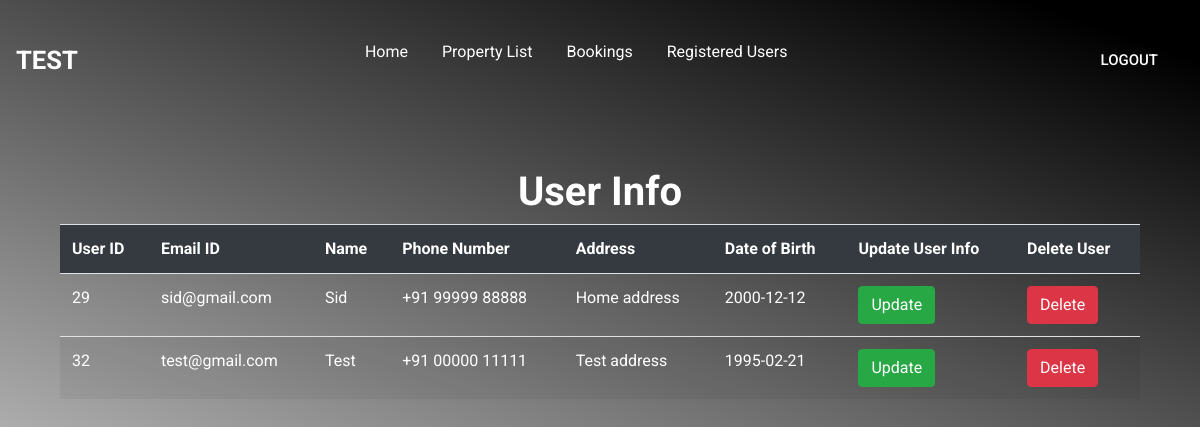
Page /php/bookings.php (signed in) on the committed database.
### tables this page shows
CREATE TABLE `registerinfo` (
  `id` int(11) NOT NULL,
  `email` varchar(255) NOT NULL,
  `password` varchar(255) NOT NULL,
  `name` varchar(255) NOT NULL,
  `phone` varchar(255) NOT NULL,
  `address` text NOT NULL,
  `dob` date NOT NULL
);

### php/bookings.php (the view, shortened to what this page needs)
<!DOCTYPE html>
<html>
<head>
	 <link rel="stylesheet" href="https://maxcdn.bootstrapcdn.com/bootstrap/4.5.2/css/bootstrap.min.css">
</head>
<body>
	<header>
			<nav class = "navbar">
				<div class = "logo">
					<a href="#"><?php echo $_SESSION['name']; ?></a>
				</div>
				<div class = "menu">
					<ul>
						<li><a href="manager_loggedin.php">Home</a></li>
						<li><a href="properties.php">Property List</a></li>
						<li><a href="bookings.php">Bookings</a></li>
						<li><a href="users.php">Registered Users</a></li>
					</ul>
				</div>
				<div class = "contact_btn">
					<a href="managerlogout.php">LOGOUT </a>
				</div>
			</nav>
		<div class = "container">
			<div class = "col-lg-12">
				<br><br>
				<h1 class = "text-center"><strong>User Info</strong></h1>
				<table class = "table table-striped table-hover">
				<tr class = "bg-dark text-white">
					<td> <strong>User ID</strong> </td>
					<td> <strong>Email ID</strong> </td>
					<td> <strong>Name</strong> </td>
					<td> <strong>Phone Number</strong> </td>
					<td> <strong>Address</strong> </td>
					<td> <strong>Date of Birth</strong></td>
					<td> <strong>Update User Info</strong></td>
					<td> <strong>Delete User</strong></td>
				</tr>
				<?php
					$server = "localhost";
					$user = "root";
					$password = "";
					$db = "registration";
					$conn = mysqli_connect($server, $user, $password, $db);
					$q = "select * from registerinfo";
					$query = mysqli_query($conn, $q);
					while($res = mysqli_fetch_array($query)){
				?>
				  <tr>
					<td> <?php  echo $res['id'] ?> </td>
					<td> <?php  echo $res['email'] ?> </td>
					<td> <?php  echo $res['name'] ?>  </td>
					<td> <?php  echo $res['phone'] ?>  </td>
					<td> <?php  echo $res['address'] ?>  </td>
					<td> <?php  echo $res['dob'] ?>  </td>
					<td><button class="btn-success btn"><a href="update.php?id=<?php echo $res['id']; ?>" >Update</a></button></td>
					<td><button class="btn-danger btn"> <a href="delete.php?id=<?php echo $res['id']; ?>" >Delete</a></button></td>
				</tr>
				<?php
			}
				?>
				</table>
			</div>
		</div>
	</header>
</body>
</html>

### php/bookings.php (style rules this page uses)
* { margin: 0; padding: 0; box-sizing: border-box; font-family: 'Roboto', sans-serif; color: white !important; text-decoration: none; }
a { color: white; text-decoration: none; }
header { width: 100%; height: 100vh; background-color: #white; background-image: linear-gradient(19deg, white 0%, black 95%); position: relative; text-decoration: none; }
header:before { content: ""; width: 650px; height: 550px; position: absolute; left: 0; bottom: 0; text-decoration: none; }
nav { width: 100%; height: 15vh; display: flex; justify-content: space-around; align-items: center; position: absolute; text-decoration: none; }
.logo a { font-size: 1.6rem; text-transform: uppercase; font-weight: bold; text-decoration: none; }
.menu ul li { color: white; text-decoration: none; list-style: none; display: inline-block; padding: 0 15px; text-decoration: none; }
.menu ul li a { text-transform: capitalize; text-decoration: none; }
.contact_btn a { color: white !important; text-decoration-color: white !important; text-decoration: none; background-color: black 95%; padding: 12px 25px; font-size: 15px; font-weight: 500; border: 1px solid transparent; color: white; text-transform: uppercase; }

### rows in the picture
registerinfo: id "29", email "sid@gmail.com", name "Sid", phone "+91 99999 88888", address "Home address", dob "2000-12-12"
registerinfo: id "32", email "test@gmail.com", name "Test", phone "+91 00000 11111", address "Test address", dob "1995-02-21"

### other values in the picture
$_SESSION['name'] "TEST"
